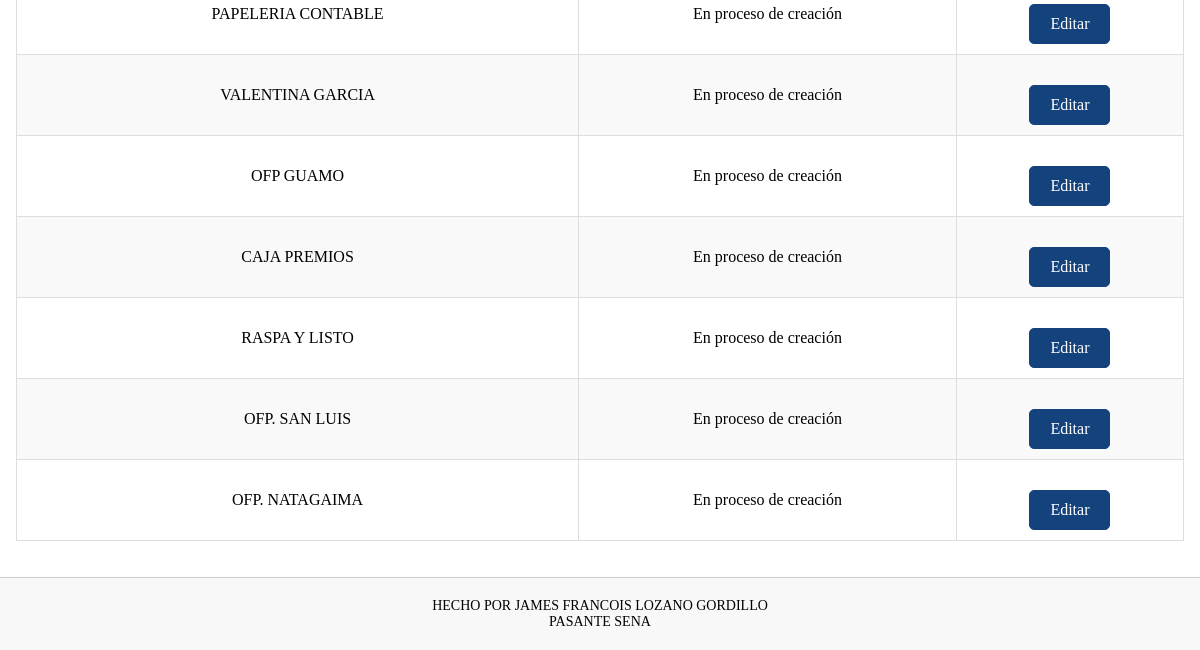
Page /Lista_Areas/ (lower part) on the earlier database version.
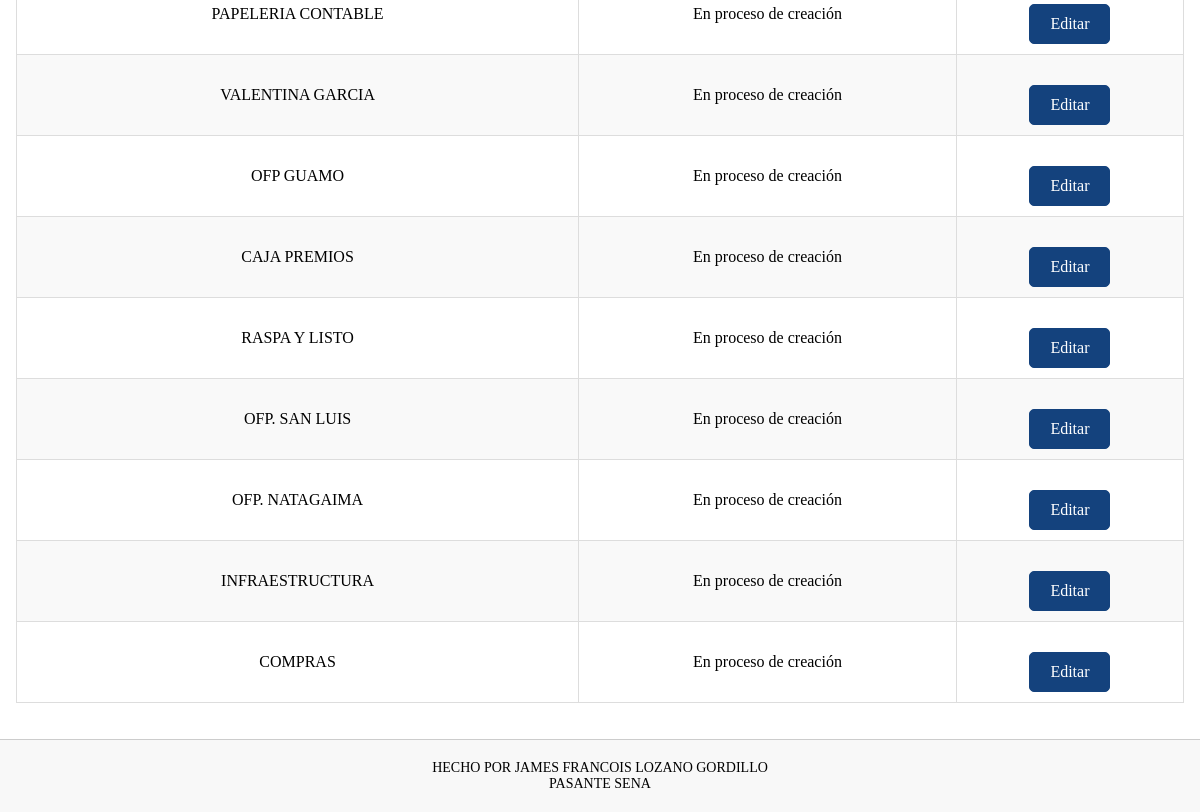
Same page on the later database version.
### Datos/models.py (models this page shows, shortened)
class Area(models.Model):
    nombre = models.CharField(max_length=50)

### Datos/views.py (the view)
# urls.py: path('Lista_Areas/', views.Lista_Areas, name='Lista_Areas'),
def Lista_Areas(request):
    item = Area.objects.all()
    return render(request, 'vista/lista_Areas.html', {
        'item':item,
    })

### Datos/templates/vista/lista_Areas.html (shortened to what this page needs)
{% extends 'layouts/base.html' %}
{% block content %}
<br>
<br>
{% load static %}
<!DOCTYPE html>
<html lang="es">
<head>
    <link rel="stylesheet" type="text/css" href="{% static 'CSS/ALL.css' %}">
</head>
<body>
    <br>
    <br>
    <table border="1">
        <tbody>
            {% for item in item %}
            <tr>
                <td>{{ item.nombre }}</td>
                <td>En proceso de creación</td>
                <td>
                    <a href="{% url 'Editar_Area' item.id %}" class="btn">Editar</a>
                </td>
            </tr>
            {% empty %}
            <tr>
                <td colspan="3">No se encontraron resultados.</td>
            </tr>
            {% endfor %}
        </tbody>
    </table>
</body>
</html>
{% endblock %}

Differences in the rows shown:
added Area: nombre "INFRAESTRUCTURA"
added Area: nombre "COMPRAS"
